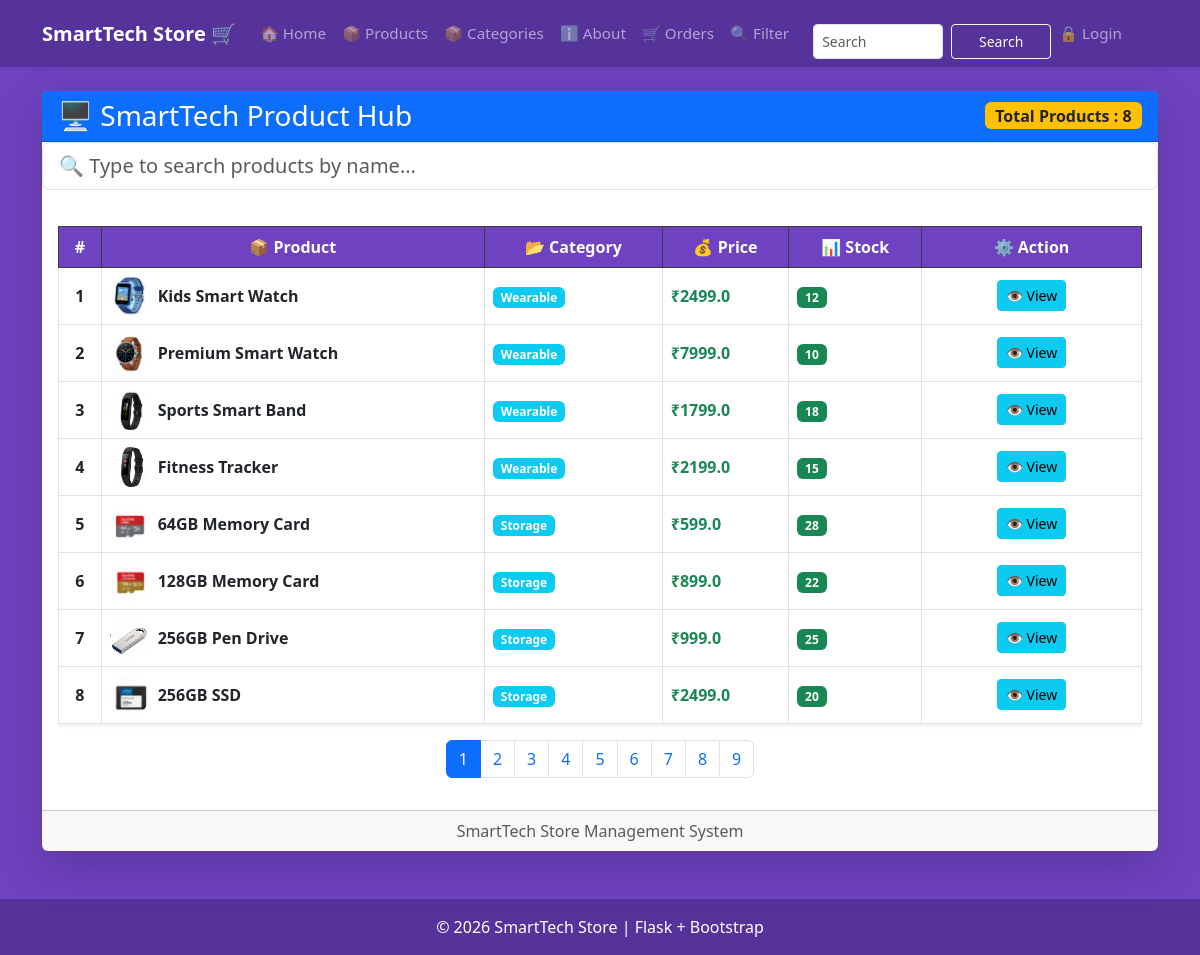
Page /products on the committed database.
### tables this page shows
CREATE TABLE products (
                    id INTEGER PRIMARY KEY AUTOINCREMENT,
                    name TEXT NOT NULL,
                    category TEXT NOT NULL,
                    price REAL NOT NULL,
                    stock INTEGER NOT NULL
                 , photo TEXT DEFAULT 'default.jpg');

### app.py (the view)
@app.route("/products")
def product():
    page = request.args.get('page', 1, type=int)
    per_page = 8
    offset = (page - 1) * per_page
    conn = get_db()
    products = conn.execute('SELECT * FROM products ORDER BY id DESC LIMIT ? OFFSET ?', (per_page, offset)).fetchall()
    total = conn.execute('SELECT COUNT(*) FROM products').fetchone()[0]
    conn.close()
    total_pages = (total + per_page - 1) // per_page  # Calculate total pages
    return render_template("products.html", products=products, page=page, total_pages=total_pages)

### database.py (called while the page is built)
def get_db():
    conn = sqlite3.connect(DB_PATH)
    conn.row_factory = sqlite3.Row # To access columns by name
    return conn

### templates/products.html (shortened to what this page needs)
{% extends "base.html" %}
{% block content %}
<div class="card shadow-lg border-0">
    <div class="card-header bg-primary text-white d-flex justify-content-between align-items-center">
        <h3 class="mb-0">
            🖥️ SmartTech Product Hub
        </h3>
        <span class="badge bg-warning text-dark fs-6">
            Total Products : {{ products|length }}
        </span>
    </div>
<div class="mb-3">
    <input type="text"
           id="searchInput"
           class="form-control form-control-lg"
           placeholder="🔍 Type to search products by name...">
</div>
    <div class="card-body">
        <div class="table-responsive">
            <table class="table table-hover table-bordered align-middle shadow-sm">
                <thead class="table-dark text-center">
                    <tr>
                        <th>#</th>
                        <th>📦 Product</th>
                        <th>📂 Category</th>
                        <th>💰 Price</th>
                        <th>📊 Stock</th>
                        <th width="220">⚙ Action</th>
                    </tr>
                </thead>
                <tbody id="tableBody">
                {% for product in products %}
                <tr class="align-middle" data-name="{{ product.name|lower }}">
                    <td class="text-center fw-bold">
                        {{ loop.index }}
                    </td>
                    <td>
                        <div class="d-flex align-items-center">
                            <img src="{{ url_for('static', filename='uploads/' ~ product.photo) }}"
                                 class="rounded-circle me-2"
                                 style="width:40px; height:40px; object-fit:cover;"
                                 alt="{{ product.name }}">
                            <span class="fw-bold">{{ product.name }}</span>
                        </div>
                    </td>
                    <td>
                        <span class="badge bg-info">
                            {{ product.category }}
                        </span>
                    </td>
                    <td class="text-success fw-bold">
                        ₹{{ product.price }}
                    </td>
                    <td >
                        <span class="badge bg-success">
                            {{ product.stock }}
                        </span>
                    </td>
                    <td class="text-center">
                        <a href="{{ url_for('product_detail', id=product.id) }}"
                           class="btn btn-info btn-sm">
                            👁 View
                        </a>
                    </td>
                </tr>
                {% endfor %}
                </tbody>
            </table>
            <nav class="mt-3">
                <ul class="pagination justify-content-center">
                    {% for p in range(1, total_pages + 1) %}
                    <li class="page-item {% if p == page %}active{% endif %}">
                    <a class="page-link" href="{{ url_for('product', page=p) }}">{{ p }}</a>
                    </li>
                    {% endfor %}
                </ul>
            </nav>
        </div>
    </div>
    <div class="card-footer text-center text-muted">
        SmartTech Store Management System
    </div>
</div>
{% endblock %}

### templates/base.html (style rules this page uses)
html, body { margin: 0; padding: 0; min-height: 100%; background-color: #6f42c1 !important; }
body { background-color: #6f42c1 !important; }
:root { --brand: #6f42c1; }
.table thead th { background-color: #6f42c1; color: white; }

### rows in the picture
products: photo (picture), name "Kids Smart Watch", category "Wearable", price "2499.0", stock "12"
products: photo (picture), name "Premium Smart Watch", category "Wearable", price "7999.0", stock "10"
products: photo (picture), name "Sports Smart Band", category "Wearable", price "1799.0", stock "18"
products: photo (picture), name "Fitness Tracker", category "Wearable", price "2199.0", stock "15"
products: photo (picture), name "64GB Memory Card", category "Storage", price "599.0", stock "28"
products: photo (picture), name "128GB Memory Card", category "Storage", price "899.0", stock "22"
products: photo (picture), name "256GB Pen Drive", category "Storage", price "999.0", stock "25"
products: photo (picture), name "256GB SSD", category "Storage", price "2499.0", stock "20"

### other values in the picture
{{ products|length }} "8"
{{ p }} "1" "2" "3" "4" "5" "6" "7" "8" "9"
